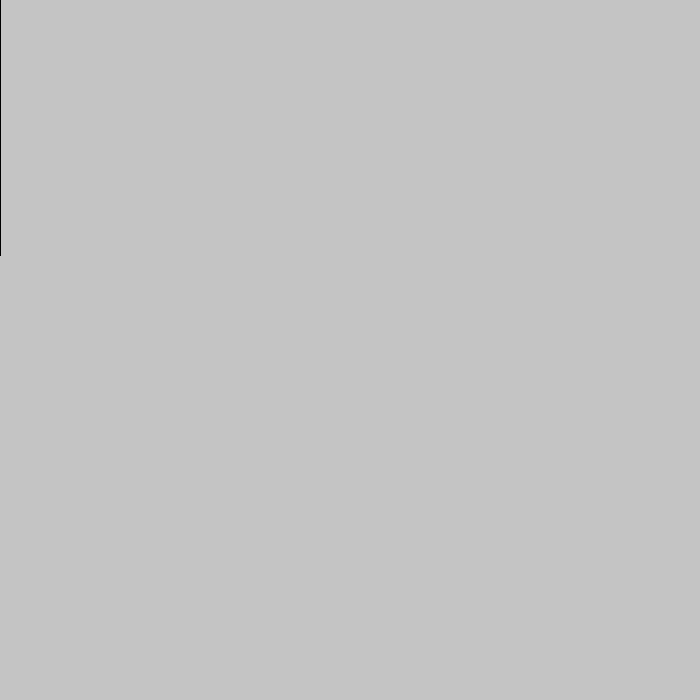
Frame 1 (no input)
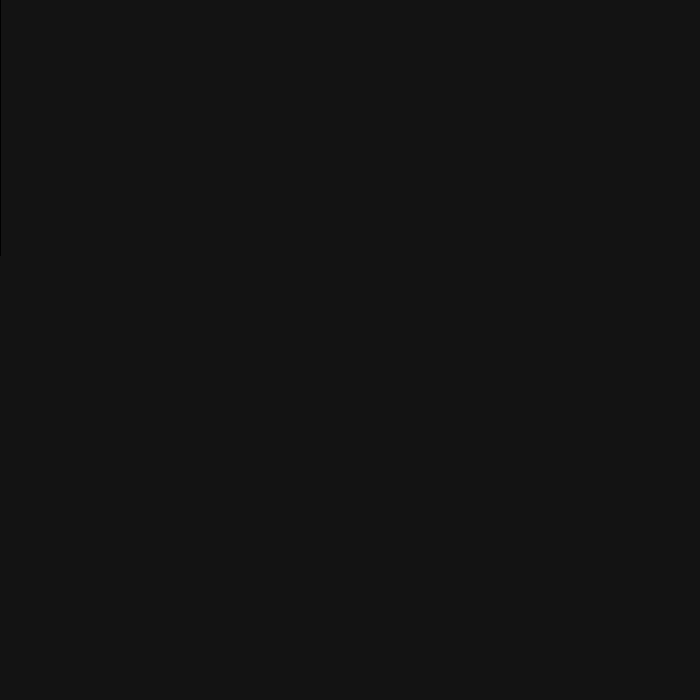
Frame 60 (the mouse pressed at the canvas centre just before this capture)
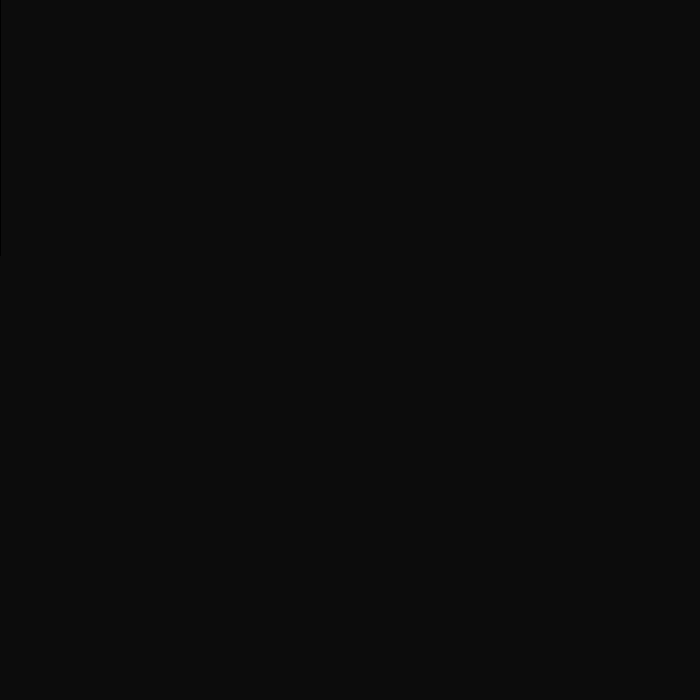
Frame 120 (the mouse held since frame 60 and released just before this capture)

The Processing sketch that drew these frames (run headless with seeded random() and noise(); from frame 60 on, the mouse is pressed at the canvas centre):

// Processing sketch: processing_36041
// ── processing_36041.pde

int mysize = 60;
float xpos = width/2 ;
float ypos = height/2;
int control = 40;
int gap = 150;

void setup(){
  size(700,700);
  fill(0,0,0,255);
  rect(0,0,0,255);
  noStroke();
  smooth();
  frameRate(5000);
  
  
}

void draw(){
     fill(0,0,0,10);
     rectMode(CORNER);
       rect(0,0,width,height);
  
     if(mouseButton == LEFT){
       fill(255,255,255, 180);
       ellipseMode(CENTER);
    
    //layer 1
    ellipse(xpos, ypos, mysize, mysize);
    ellipse(xpos+gap, ypos, mysize, mysize);
    ellipse(xpos, ypos+gap, mysize, mysize);
    ellipse(xpos+gap, ypos +gap, mysize, mysize);
    ellipse(xpos-gap, ypos -gap, mysize, mysize);
    ellipse(xpos-gap, ypos +gap, mysize, mysize);
    ellipse(xpos+gap, ypos -gap, mysize, mysize);
    ellipse(xpos, ypos -gap, mysize, mysize);
    ellipse(xpos-gap, ypos, mysize, mysize);
    
    //layer 2
    
    ellipse(xpos+2*gap, ypos, mysize, mysize);
    ellipse(xpos, ypos+2*gap, mysize, mysize);
    ellipse(xpos+2*gap, ypos +2*gap, mysize, mysize);
    ellipse(xpos-2*gap, ypos -2*gap, mysize, mysize);
    ellipse(xpos-2*gap, ypos +2*gap, mysize, mysize);
    ellipse(xpos+2*gap, ypos -2*gap, mysize, mysize);
    ellipse(xpos, ypos -2*gap, mysize, mysize);
    ellipse(xpos-2*gap, ypos, mysize, mysize);
    ellipse(xpos+gap, ypos +2*gap, mysize, mysize);
    ellipse(xpos-gap, ypos -2*gap, mysize, mysize);
    ellipse(xpos-gap, ypos +2*gap, mysize, mysize);
    ellipse(xpos+gap, ypos -2*gap, mysize, mysize);
    ellipse(xpos+2*gap, ypos +gap, mysize, mysize);
    ellipse(xpos-2*gap, ypos -gap, mysize, mysize);
    ellipse(xpos-2*gap, ypos +gap, mysize, mysize);
    ellipse(xpos+2*gap, ypos -gap, mysize, mysize);
    
    
    //Layer 3
    
    ellipse(xpos+3*gap, ypos, mysize, mysize);
    ellipse(xpos, ypos+3*gap, mysize, mysize);
    ellipse(xpos+3*gap, ypos +3*gap, mysize, mysize);
    ellipse(xpos-3*gap, ypos -3*gap, mysize, mysize);
    ellipse(xpos-3*gap, ypos +3*gap, mysize, mysize);
    ellipse(xpos+3*gap, ypos -3*gap, mysize, mysize);
    ellipse(xpos, ypos -3*gap, mysize, mysize);
    ellipse(xpos-3*gap, ypos, mysize, mysize);
    ellipse(xpos+gap, ypos +3*gap, mysize, mysize);
    ellipse(xpos-gap, ypos -3*gap, mysize, mysize);
    ellipse(xpos-gap, ypos +3*gap, mysize, mysize);
    ellipse(xpos+gap, ypos -3*gap, mysize, mysize);
    ellipse(xpos+3*gap, ypos +gap, mysize, mysize);
    ellipse(xpos-3*gap, ypos -gap, mysize, mysize);
    ellipse(xpos-3*gap, ypos +gap, mysize, mysize);
    ellipse(xpos+3*gap, ypos -gap, mysize, mysize);
    ellipse(xpos+3*gap, ypos +2*gap, mysize, mysize);
    ellipse(xpos-3*gap, ypos -2*gap, mysize, mysize);
    ellipse(xpos-3*gap, ypos +2*gap, mysize, mysize);
    ellipse(xpos+3*gap, ypos -2*gap, mysize, mysize);
    ellipse(xpos+2*gap, ypos +3*gap, mysize, mysize);
    ellipse(xpos-2*gap, ypos -3*gap, mysize, mysize);
    ellipse(xpos-2*gap, ypos +3*gap, mysize, mysize);
    ellipse(xpos+2*gap, ypos -3*gap, mysize, mysize);
    
    //Layer 4
          ellipse(xpos+4*gap, ypos, mysize, mysize);
    ellipse(xpos, ypos+4*gap, mysize, mysize);
    ellipse(xpos+4*gap, ypos +4*gap, mysize, mysize);
    ellipse(xpos-4*gap, ypos -4*gap, mysize, mysize);
    ellipse(xpos-4*gap, ypos +4*gap, mysize, mysize);
    ellipse(xpos+4*gap, ypos -4*gap, mysize, mysize);
    ellipse(xpos, ypos -4*gap, mysize, mysize);
    ellipse(xpos-4*gap, ypos, mysize, mysize);
    ellipse(xpos+gap, ypos +4*gap, mysize, mysize);
    ellipse(xpos-gap, ypos -4*gap, mysize, mysize);
    ellipse(xpos-gap, ypos +4*gap, mysize, mysize);
    ellipse(xpos+gap, ypos -4*gap, mysize, mysize);
    ellipse(xpos+4*gap, ypos +gap, mysize, mysize);
    ellipse(xpos-4*gap, ypos -gap, mysize, mysize);
    ellipse(xpos-4*gap, ypos +gap, mysize, mysize);
    ellipse(xpos+4*gap, ypos -gap, mysize, mysize);
    ellipse(xpos+4*gap, ypos +2*gap, mysize, mysize);
    ellipse(xpos-4*gap, ypos -2*gap, mysize, mysize);
    ellipse(xpos-4*gap, ypos +2*gap, mysize, mysize);
    ellipse(xpos+4*gap, ypos -2*gap, mysize, mysize);
    ellipse(xpos+2*gap, ypos +4*gap, mysize, mysize);
    ellipse(xpos-2*gap, ypos -4*gap, mysize, mysize);
    ellipse(xpos-2*gap, ypos +4*gap, mysize, mysize);
    ellipse(xpos+2*gap, ypos -4*gap, mysize, mysize);
    ellipse(xpos+3*gap, ypos +4*gap, mysize, mysize);
    ellipse(xpos-3*gap, ypos -4*gap, mysize, mysize);
    ellipse(xpos-3*gap, ypos +4*gap, mysize, mysize);
    ellipse(xpos+3*gap, ypos -4*gap, mysize, mysize);
    ellipse(xpos+4*gap, ypos +3*gap, mysize, mysize);
    ellipse(xpos-4*gap, ypos -3*gap, mysize, mysize);
    ellipse(xpos-4*gap, ypos +3*gap, mysize, mysize);
    ellipse(xpos+4*gap, ypos -3*gap, mysize, mysize);
    
    //Layer 5
       ellipse(xpos+5*gap, ypos, mysize, mysize);
    ellipse(xpos, ypos+5*gap, mysize, mysize);
    ellipse(xpos+5*gap, ypos +5*gap, mysize, mysize);
    ellipse(xpos-5*gap, ypos -5*gap, mysize, mysize);
    ellipse(xpos-5*gap, ypos +5*gap, mysize, mysize);
    ellipse(xpos+5*gap, ypos -5*gap, mysize, mysize);
    ellipse(xpos, ypos -5*gap, mysize, mysize);
    ellipse(xpos-5*gap, ypos, mysize, mysize);
    ellipse(xpos+gap, ypos +5*gap, mysize, mysize);
    ellipse(xpos-gap, ypos -5*gap, mysize, mysize);
    ellipse(xpos-gap, ypos +5*gap, mysize, mysize);
    ellipse(xpos+gap, ypos -5*gap, mysize, mysize);
    ellipse(xpos+5*gap, ypos +gap, mysize, mysize);
    ellipse(xpos-5*gap, ypos -gap, mysize, mysize);
    ellipse(xpos-5*gap, ypos +gap, mysize, mysize);
    ellipse(xpos+5*gap, ypos -gap, mysize, mysize);
    ellipse(xpos+5*gap, ypos +2*gap, mysize, mysize);
    ellipse(xpos-5*gap, ypos -2*gap, mysize, mysize);
    ellipse(xpos-5*gap, ypos +2*gap, mysize, mysize);
    ellipse(xpos+5*gap, ypos -2*gap, mysize, mysize);
    ellipse(xpos+2*gap, ypos +5*gap, mysize, mysize);
    ellipse(xpos-2*gap, ypos -5*gap, mysize, mysize);
    ellipse(xpos-2*gap, ypos +5*gap, mysize, mysize);
    ellipse(xpos+2*gap, ypos -5*gap, mysize, mysize);
    ellipse(xpos+3*gap, ypos +5*gap, mysize, mysize);
    ellipse(xpos-3*gap, ypos -5*gap, mysize, mysize);
    ellipse(xpos-3*gap, ypos +5*gap, mysize, mysize);
    ellipse(xpos+3*gap, ypos -5*gap, mysize, mysize);
    ellipse(xpos+5*gap, ypos +3*gap, mysize, mysize);
    ellipse(xpos-5*gap, ypos -3*gap, mysize, mysize);
    ellipse(xpos-5*gap, ypos +3*gap, mysize, mysize);
    ellipse(xpos+5*gap, ypos -3*gap, mysize, mysize);
    ellipse(xpos+5*gap, ypos +4*gap, mysize, mysize);
    ellipse(xpos-5*gap, ypos -4*gap, mysize, mysize);
    ellipse(xpos-5*gap, ypos +4*gap, mysize, mysize);
    ellipse(xpos+5*gap, ypos -4*gap, mysize, mysize);
    ellipse(xpos+4*gap, ypos +5*gap, mysize, mysize);
    ellipse(xpos-4*gap, ypos -5*gap, mysize, mysize);
    ellipse(xpos-4*gap, ypos +5*gap, mysize, mysize);
    ellipse(xpos+4*gap, ypos -5*gap, mysize, mysize);
    
    //Layer 6
    
    ellipse(xpos+6*gap, ypos, mysize, mysize);
    ellipse(xpos, ypos+6*gap, mysize, mysize);
    ellipse(xpos+6*gap, ypos +6*gap, mysize, mysize);
    ellipse(xpos-6*gap, ypos -6*gap, mysize, mysize);
    ellipse(xpos-6*gap, ypos +6*gap, mysize, mysize);
    ellipse(xpos+6*gap, ypos -6*gap, mysize, mysize);
    ellipse(xpos, ypos -6*gap, mysize, mysize);
    ellipse(xpos-6*gap, ypos, mysize, mysize);
    ellipse(xpos+gap, ypos +6*gap, mysize, mysize);
    ellipse(xpos-gap, ypos -6*gap, mysize, mysize);
    ellipse(xpos-gap, ypos +6*gap, mysize, mysize);
    ellipse(xpos+gap, ypos -6*gap, mysize, mysize);
    ellipse(xpos+6*gap, ypos +gap, mysize, mysize);
    ellipse(xpos-6*gap, ypos -gap, mysize, mysize);
    ellipse(xpos-6*gap, ypos +gap, mysize, mysize);
    ellipse(xpos+6*gap, ypos -gap, mysize, mysize);
    ellipse(xpos+6*gap, ypos +2*gap, mysize, mysize);
    ellipse(xpos-6*gap, ypos -2*gap, mysize, mysize);
    ellipse(xpos-6*gap, ypos +2*gap, mysize, mysize);
    ellipse(xpos+6*gap, ypos -2*gap, mysize, mysize);
    ellipse(xpos+2*gap, ypos +6*gap, mysize, mysize);
    ellipse(xpos-2*gap, ypos -6*gap, mysize, mysize);
    ellipse(xpos-2*gap, ypos +6*gap, mysize, mysize);
    ellipse(xpos+2*gap, ypos -6*gap, mysize, mysize);
    ellipse(xpos+3*gap, ypos +6*gap, mysize, mysize);
    ellipse(xpos-3*gap, ypos -6*gap, mysize, mysize);
    ellipse(xpos-3*gap, ypos +6*gap, mysize, mysize);
    ellipse(xpos+3*gap, ypos -6*gap, mysize, mysize);
    ellipse(xpos+6*gap, ypos +3*gap, mysize, mysize);
    ellipse(xpos-6*gap, ypos -3*gap, mysize, mysize);
    ellipse(xpos-6*gap, ypos +3*gap, mysize, mysize);
    ellipse(xpos+6*gap, ypos -3*gap, mysize, mysize);
    ellipse(xpos+6*gap, ypos +4*gap, mysize, mysize);
    ellipse(xpos-6*gap, ypos -4*gap, mysize, mysize);
    ellipse(xpos-6*gap, ypos +4*gap, mysize, mysize);
    ellipse(xpos+6*gap, ypos -4*gap, mysize, mysize);
    ellipse(xpos+4*gap, ypos +6*gap, mysize, mysize);
    ellipse(xpos-4*gap, ypos -6*gap, mysize, mysize);
    ellipse(xpos-4*gap, ypos +6*gap, mysize, mysize);
    ellipse(xpos+4*gap, ypos -6*gap, mysize, mysize);
    ellipse(xpos+5*gap, ypos +6*gap, mysize, mysize);
    ellipse(xpos-5*gap, ypos -6*gap, mysize, mysize);
    ellipse(xpos-5*gap, ypos +6*gap, mysize, mysize);
    ellipse(xpos+5*gap, ypos -6*gap, mysize, mysize);
    ellipse(xpos+6*gap, ypos +5*gap, mysize, mysize);
    ellipse(xpos-6*gap, ypos -5*gap, mysize, mysize);
    ellipse(xpos-6*gap, ypos +5*gap, mysize, mysize);
    ellipse(xpos+6*gap, ypos -5*gap, mysize, mysize);
    
    
    xpos = xpos+(mouseX-xpos)/control;
  ypos = ypos+(mouseY-ypos)/control;
     }
  
       if(mouseButton == RIGHT){
                  delay(20);
         
     }
     
   

  }
  
